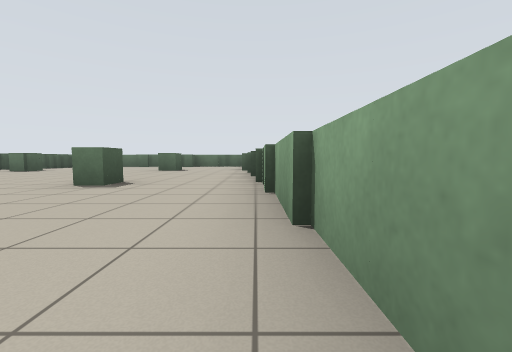
[1] (above)

24 first-person views from a walk through a robot-simulator world made for Stage. The camera is 0.72 m above the floor, tilts 4° down and sees 90° across. The lines on the ground mark 1 m squares. The floor is counted in squares, 2 m on a side. Each view is taken from the middle of a square. On the plan, view 1 faces up. The plan holds only what a view shows up to about 9 squares ahead; the rest is blank. Robots are left out.

[2]
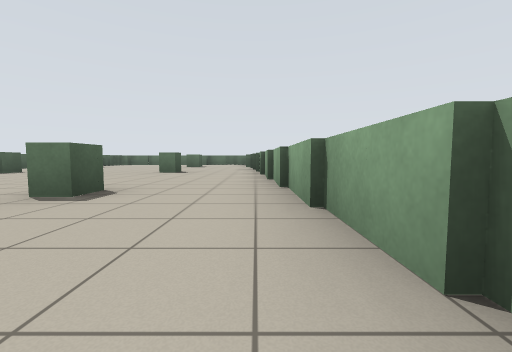

[3]
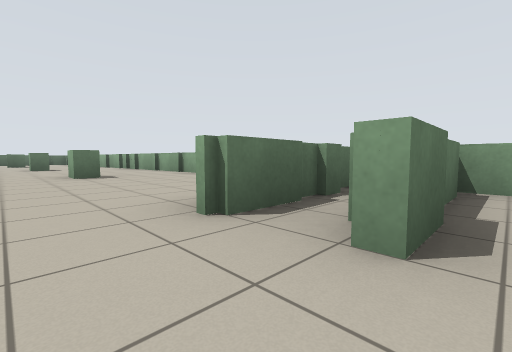

[4]
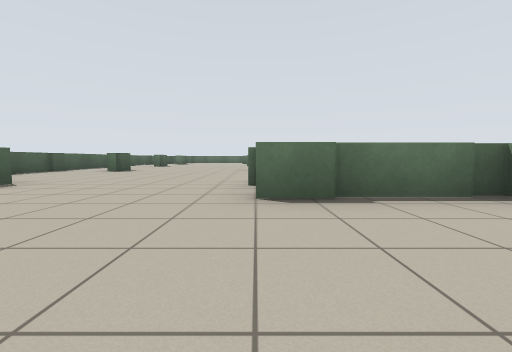

[5]
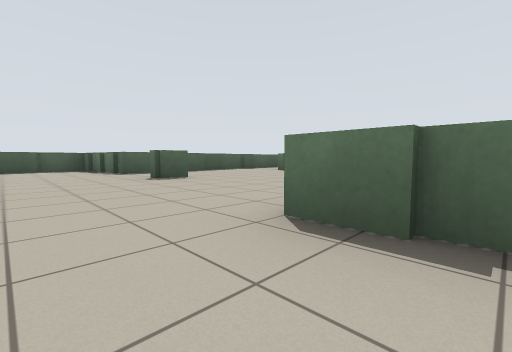

[6]
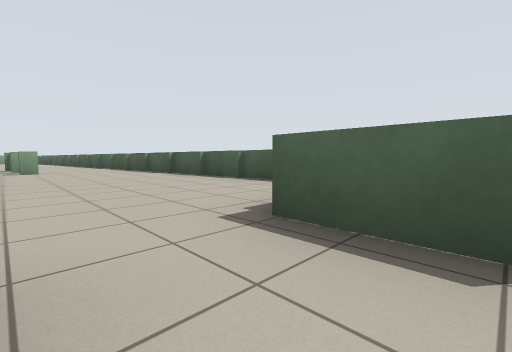

[7]
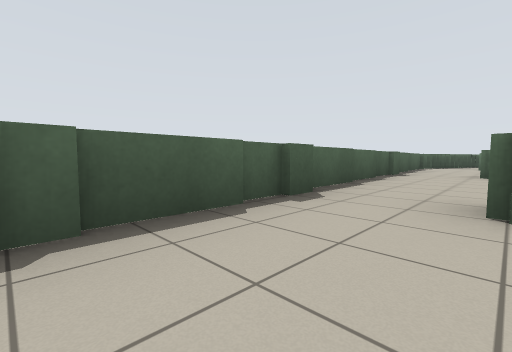

[8]
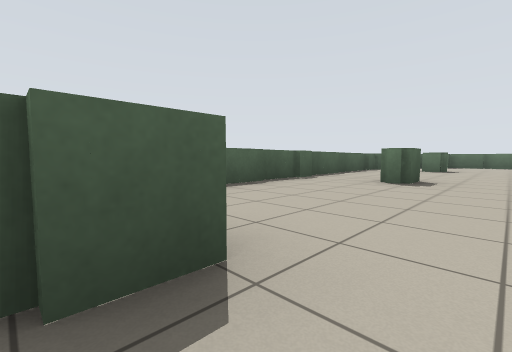

[9]
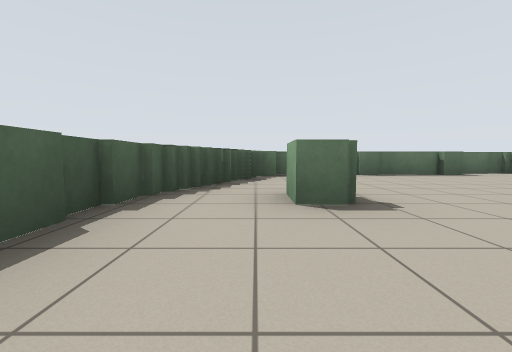

[10]
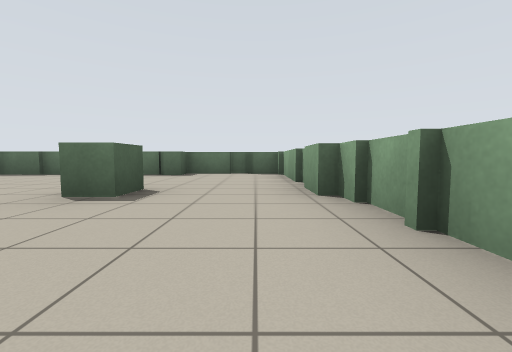

[11]
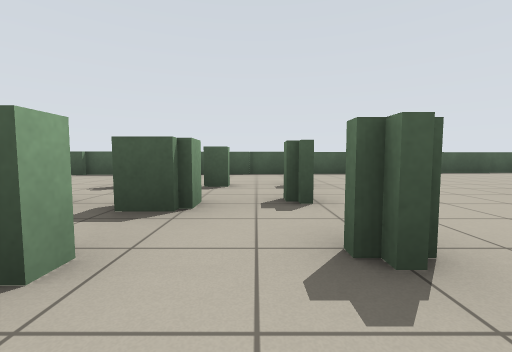

[12]
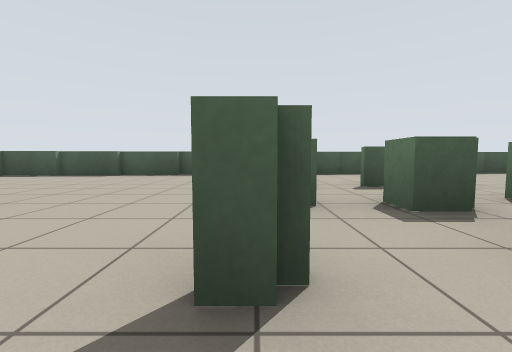

[13]
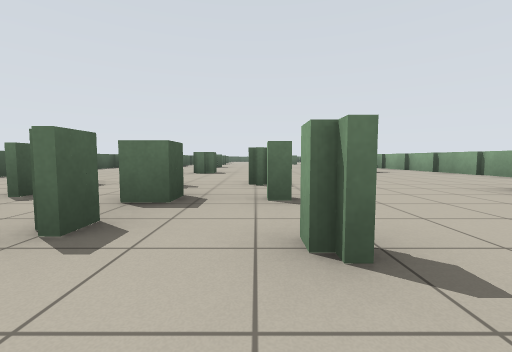

[14]
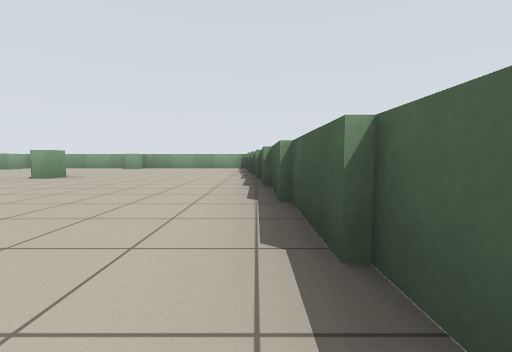

[15]
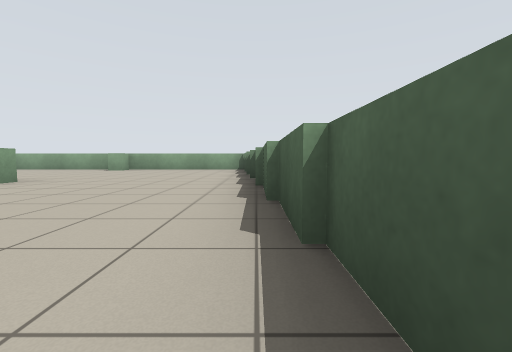

[16]
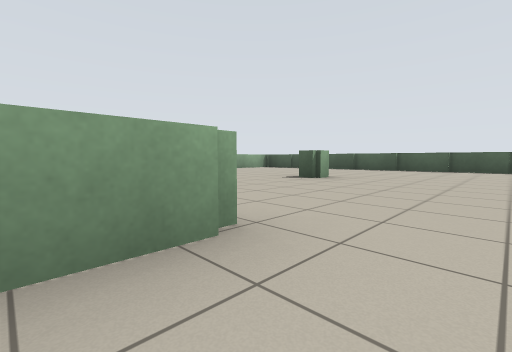

[17]
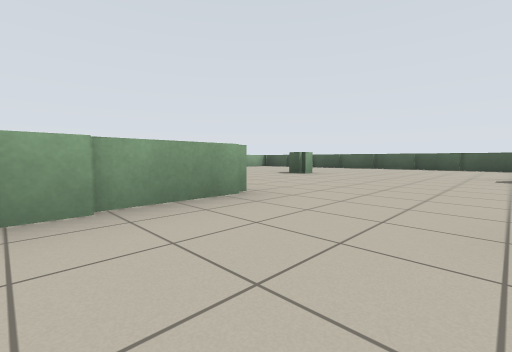

[18]
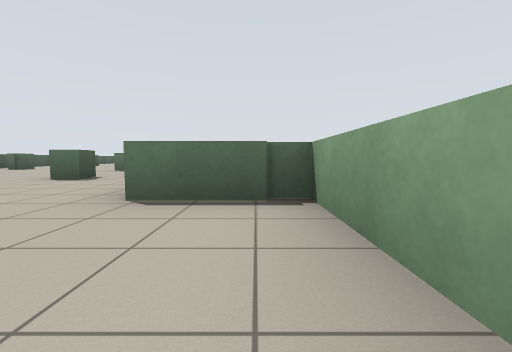

[19]
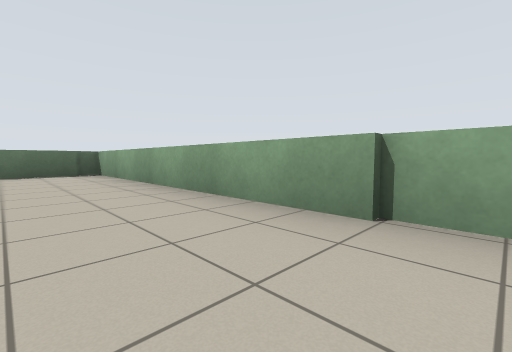

[20]
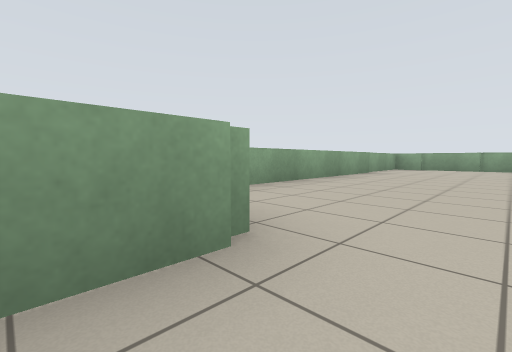

[21]
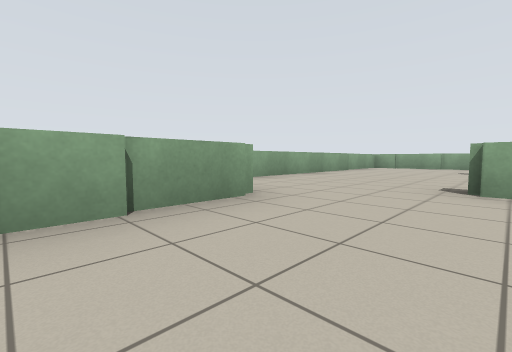

[22]
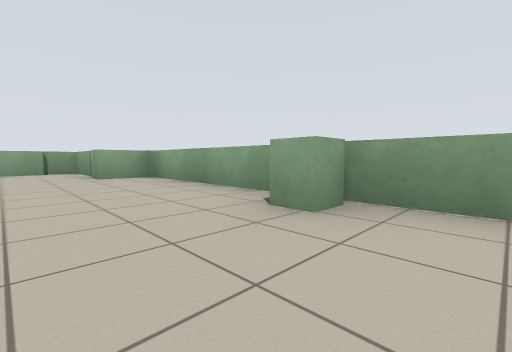

[23]
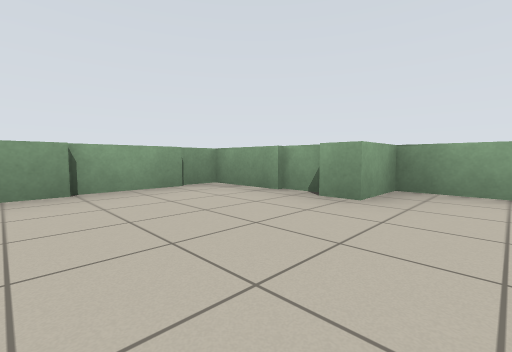

[24]
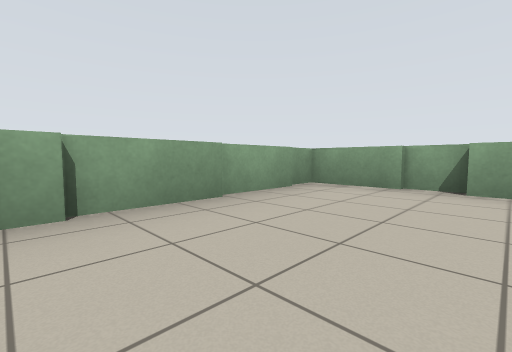

### Floor plan
Key: @ floor where view 1 was taken; # wall or solid block; x gap in a wall; . floor; = window, fence, low wall or low ledge.
Columns run from 10 left of view 1 to 3 right of it. Each row starts with its distance up from view 1.
 11    ========
 10    =......=
  9   =.......=
  8   =....=..=
  7   =.=.....=
  6   =.......=
  5   =.......=
  4   =.....=.=
  3   =.=.....=
  2   =........#
  1   =........#
  0   =.....=.@#
 -1   =.=...=..=
 -2   =........=
 -3   =........
 -4   #.......=
 -5  ==..=..===
 -6 #.......====
 -7 #..........=
 -8  =.......=.=
 -9  =...=.....=
-10  =.........=
-11  =..........==
-12  =...==......=
-13  =...==..=...=
-14  =..=.=. ....=
-15  =......  ...=
-16  =....    ...=
-17  #... .......=
-18  #...........=
-19  #.......=====
-20   =.......
-21   =...=.....=
-22   =.........=
-23   =.........=
-24   =.........x
-25   =========#

Positions as (right, up) in squares from view 1, and headings:
1: (0, 0), facing up
2: (0, -3), facing up
3: (-3, -6), facing up-right
4: (-2, -8), facing up
5: (-1, -7), facing up-left
6: (-6, -4), facing down-left
7: (-6, -3), facing up-left
8: (-5, -1), facing up-left
9: (-7, 5), facing up
10: (-1, 5), facing up
11: (-3, -12), facing left
12: (-3, -14), facing left
13: (-4, -15), facing up
14: (-8, -16), facing down
15: (-8, -17), facing down
16: (0, -18), facing down-left
17: (1, -17), facing down-left
18: (2, -13), facing up
19: (1, -17), facing up-right
20: (0, -10), facing down-right
21: (-1, -9), facing down-right
22: (-5, -23), facing down-right
23: (-1, -22), facing down-right
24: (0, -21), facing down-right
